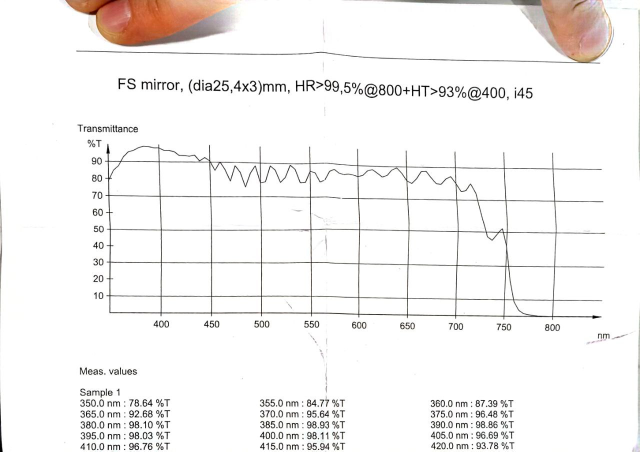
#> input picture images/image.png, 1280 x 903 px, found by its file name (shown at 1/2 size)
$ jupyter execute --allow-errors extract_data.ipynb
#> lines starting #> are read from the running program, lines starting #| are printed output that depends on the picture; after the words box and inside, x2 and y2 are one past the last pixel; in counts of white or black regions, pixels touching at a corner belong together
### image_processing_func.py
import cv2
import numpy as np
import matplotlib.pyplot as plt
import os
from scipy.linalg import lstsq
import csv
import json
from scipy.interpolate import splprep, splev
from scipy.interpolate import UnivariateSpline
import statsmodels.api as sm
from scipy.ndimage import gaussian_filter1d
import sys

# === Calibration and Save/Load/Process Functions ===
# [32 lines left out: function save_calibration, not called in this run]

def load_calibration(calibration_path: str, image_path: str|None = None) -> dict[dict[float], list[list[float]], str, int|None]:
    """
    Loads points from calibration file.

    args:
        calibration_path: path to file with calibration data.
        image_path: path to the current image.

    return: dictionary with calibration data
    """
    try:
        with open(calibration_path, 'r') as f:
            calibration_data = json.load(f)
        if image_path and 'image_path' in calibration_data:
            saved_path = calibration_data['image_path']
            current_path = os.path.abspath(image_path)
            if saved_path != current_path:
                print(f"WARNING: Calibration was created for another image:")
                print(f"  Saved: {saved_path}")
                print(f"  Current: {current_path}")
                response = input("Use this calibration anyway? (y/n): ")
                if response.lower() != 'y':
                    return None
        print(f"Calibration loaded from: {calibration_path}")
        return calibration_data
    except FileNotFoundError:
        print(f"Calibration file not found: {calibration_path}")
        return None
    except Exception as e:
        print(f"Error loading calibration: {e}")
        return None

def get_calibration_path(image_path: str, calibration_dir: str|None=None) -> str|None:
    """
    Figure out calibration_path based on the image_path

    args:
        image_path: path to the curretn image.
        calibration_path: path to place where calibration data will be saved.

    returns: path with name of the file qhere calibration data will be saved.
    """

    image_dir, image_filename = os.path.split(image_path)
    image_name = os.path.splitext(image_filename)[0]
    if calibration_dir is None:
        calibration_dir = image_dir
    os.makedirs(calibration_dir, exist_ok=True)
    calibration_filename = f"{image_name}_calibration.json"
    return os.path.join(calibration_dir, calibration_filename)

def manual_axis_calibration(image: cv2.Mat | np.ndarray[any, np.dtype[np.integer[any] | np.floating[any]]] ,
                             scale: float=1.0) -> dict[list[float]]:
    """
    process manual calibration of the image.

    Args:
        image: read by cv2 image.
        scale: rescaling factor for image showing

    Return: dictionary with calibration points.
    """

    display_image = image.copy()
    h, w = display_image.shape[:2]
    if w > 1000 or h > 800:
        calib_scale = min(1000/w, 800/h, 1.0)
        calib_image = cv2.resize(display_image, (int(w*calib_scale), int(h*calib_scale)))
        calib_scale_factor = calib_scale
    else:
        calib_image = display_image
        calib_scale_factor = 1.0

    points = []
    # [8 lines left out: function click_event, not called in this run]
    cv2.imshow('Axis Calibration', calib_image)
    print("=== Axis Calibration ===")
    cv2.setMouseCallback('Axis Calibration', click_event)
    cv2.waitKey(0)
    cv2.destroyAllWindows()
    if len(points) >= 4:
        axis_points = {
            'x_min': points[0],
            'x_max': points[1],
            'y_min': points[2],
            'y_max': points[3],
        }
        return axis_points
    return {}

def process_axis_calibrfation(image_path: str, limits: list[list[float]],
                              calibration_dir:str|None=None, force_recalibration: bool=False) -> tuple[dict[float], list[list[float]]]:
    """
    Runs axis calibration of the image.

    Args:
        image_path: path to the curretn image.
        limits: physical choords of the calibration points.
        calibration_dir: path to place where calibration data will be saved.
        force_recalibration: runs calibration process if needed (False - nothing, True - do recalibration)

    return:
        axis_points: choords of calibration points from image
        limits: physical limits of axes.
    """

    calibration_path = get_calibration_path(image_path, calibration_dir)
    if not force_recalibration:
        calibration_data = load_calibration(calibration_path, image_path)
        if calibration_data is not None:
            return calibration_data['axis_points'], calibration_data['limits']
    if not os.path.isfile(image_path):
        print(f"Error: File '{image_path}' not found!")
        return None, limits
    original_image = cv2.imread(image_path)
    if original_image is None:
        print("Error loading image!")
        return None, limits
    h, w = original_image.shape[:2]
    scale = min(1000/w, 800/h, 1.0) if w > 1000 or h > 800 else 1.0
    display_image = cv2.resize(original_image, (int(w*scale), int(h*scale))) if scale < 1.0 else original_image.copy()
    axis_points = manual_axis_calibration(display_image, scale)
    if axis_points:
        save_calibration(calibration_path, axis_points, limits, image_path)
    return axis_points, limits


# === Manual process of putting mask on the image ==
# [558 lines left out: functions manual_rect_removal, manual_line_removal, manual_cleanup, smooth_curve, points_within_tolerance, interactive_curve_draw_and_preview and 9 more, not called in this run]

# === Main ===
def process_one_image(file_name: str = ".\\images\\image.png",
    save_data: bool = True,
    save_f_name: str | None = None,
    show_data: bool = True,
    limits: list[list[float]] | None = None,
    force_recalibration: bool = False,
    calibration_dir: str | None = None,
    mask_limits: list[np.ndarray] = [np.array([0,0,0]), np.array([180,255,50])],
    interactive_cleanup: bool = False,
    interactive_curve: bool = False,
    curve_tolerance: float = 4,
    line_thickness: int = 2,
    morph_kernel_size: int = 1,
    apply_smoothing: bool = True,
    smoothing_bins: int = 300,
    smoothing_method: str = "median",
    smoothing_method2: str = "gaussian",
    s: float = 0.01,
    frac: float = 0.1,
    sigma: float = 2,
) -> np.ndarray:
    """
    Processes a single image to extract, calibrate, and smooth data from a plotted curve.

    This high-level pipeline performs:
        1. Axis calibration using reference points.
        2. Masking and optional manual cleanup (line/rectangle removal).
        3. Optional interactive curve refinement.
        4. Affine transformation from pixel to physical coordinates.
        5. Data smoothing using configurable methods.
        6. Visualization and optional CSV export of results.

    Args:
        file_name: Path to the input image file.
        save_data: Whether to save the processed data to a CSV file.
        save_f_name: Optional custom filename for saving results.
        show_data: Whether to display the comparison plots.
        limits: Calibration limits for x/y axes in physical units.
        force_recalibration: Force recalibration even if previous data exists.
        calibration_dir: Optional directory containing calibration data.
        mask_limits: HSV color mask limits for isolating the curve.
        interactive_cleanup: If True, allows manual cleanup of unwanted regions.
        interactive_curve: If True, allows manual curve drawing/refinement.
        curve_tolerance: Tolerance used in interactive curve filtering.
        line_thickness: Thickness of lines for removal during masking.
        morph_kernel_size: Morphological kernel size for mask refinement.
        apply_smoothing: Whether to apply smoothing to the extracted curve.
        smoothing_bins: Number of bins for median smoothing (if applicable).
        smoothing_method: Primary smoothing method ('median', 'moving_average').
        smoothing_method2: Secondary smoothing method ('spline', 'lowess', 'gaussian').
        s: smoothing factor (for smoothing_method2='spline').
        frac: fraction of data used for each local regression (for smoothing_method2='lowess').
        sigma: sigma from gussian distribution, controls smoothing width (for smoothing_method2='gaussian').

    Returns:
        Nx2 NumPy array of processed curve data in physical coordinates.
    """

    if limits is None: limits=[[0, 0], [1000, 0], [0, 0], [0, 1]]
    points, limits = process_axis_calibrfation(file_name, limits=limits,
                                              force_recalibration=force_recalibration,
                                              calibration_dir=calibration_dir)
    rects, lines=(None,None)
    if interactive_cleanup: rects,lines=manual_cleanup(file_name)
    data=put_mask(file_name, points['x_min'],points['x_max'],
                  points['y_min'],points['y_max'],
                  mask_limits=mask_limits, remove_rects=rects, remove_lines=lines,
                  line_thickness=line_thickness, morph_kernel_size=morph_kernel_size)
    if interactive_curve:
        filtered=interactive_curve_draw_and_preview(file_name, data, initial_tolerance=curve_tolerance)
        if filtered is not None: data=filtered
    physical_ref=np.array(limits) #[[limits[0][0],limits[1][0]],[limits[0][1],limits[1][0]],[limits[0][0],limits[1][1]]]
    pixel_ref=np.array([points["x_min"],points['x_max'], points['y_min'],points['y_max']])
    chosen_pixels = data.copy()
    data=affine_transform(data,pixel_ref,physical_ref)
    if apply_smoothing:
        data = smooth_points(data, bins=smoothing_bins, method=smoothing_method)
        if smoothing_method2 == "spline":
            data = spline_smooth(data, s=s, bins=smoothing_bins)
        elif smoothing_method2 == "lowess":
            data = lowess_smooth(data, frac=frac)
        elif smoothing_method2 == "gaussian":
            data = gaussian_smooth(data, sigma=sigma)
    if save_data:
        if save_f_name is None: save_f_name=file_name.split('.')[0]+"_data.csv"
        save_data_to_file(save_f_name,data)
    if show_data:
        compare_original_vs_processed(file_name, data,
                                  points['x_min'], points['x_max'],
                                  points['y_min'], points['y_max'],
                                  mask_limits=mask_limits,
                                  raw_points=chosen_pixels)  # pixels before affine

    return data


# === List calibrations ===
# [17 lines left out: function list_calibrations, not called in this run]

### extract_data.ipynb
[cell 1]
from image_processing_func import process_one_image
import numpy as np
import csv

[cell 2]
import cv2

img = cv2.imread(".\\images\\image.png")               # загружаем
#> img is the input picture: shape (903, 1280, 3); mean B, G, R 242.1, 243.1, 245
gray = cv2.cvtColor(img, cv2.COLOR_BGR2GRAY) # переводим в оттенки серого
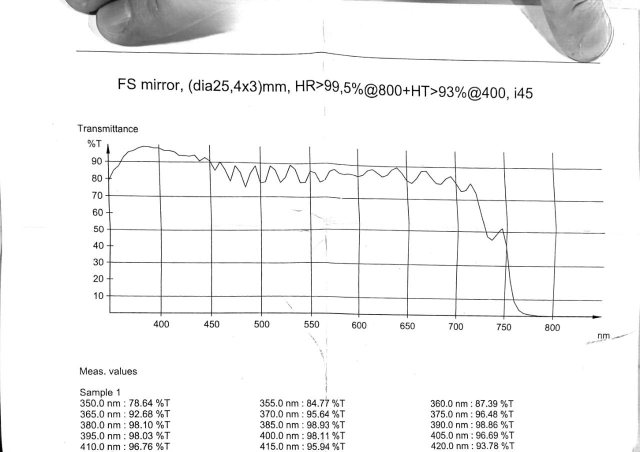
#> gray: shape (903, 1280) (shown at 1/2 size); min 0, max 255, mean 243.6

# Порог: всё темнее 128 → чёрное, светлее → белое
_, bw = cv2.threshold(gray, 120, 255, cv2.THRESH_BINARY)
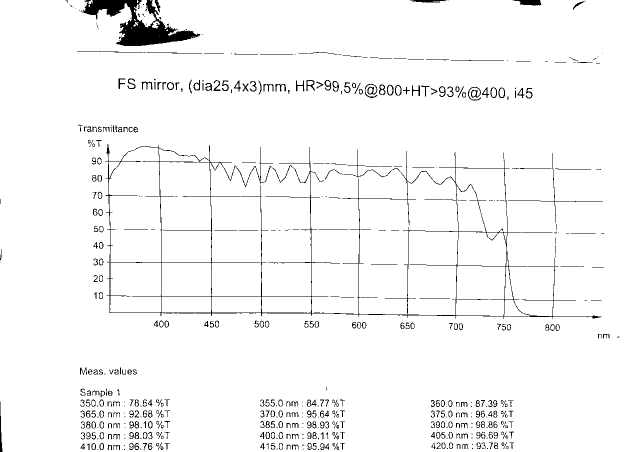
#> bw: shape (903, 1280) (shown at 1/2 size); 96.6% white; 569 black regions (192 under 20 px), largest, box (x1, y1, x2, y2) and area: (210, 288, 1203, 638) 9855, (162, 0, 401, 92) 8102, (1027, 0, 1083, 11) 444

cv2.imwrite(".\\images\\imagebw.png", bw)
#> Out = True

[cell 3]
lower_black = np.array([0, 0, 0])
upper_black = np.array([180, 255, 30])
limits = [[350, 0], [800, 0], [350, 0], [350, 100]]
image_name = ".\\images\\imagebw.png"
#> (the rest of this cell did not finish here and is left out)

#> in process_axis_calibrfation, `display_image = cv2.resize(original_image, (int(w*scale), int(h*scale)..`:
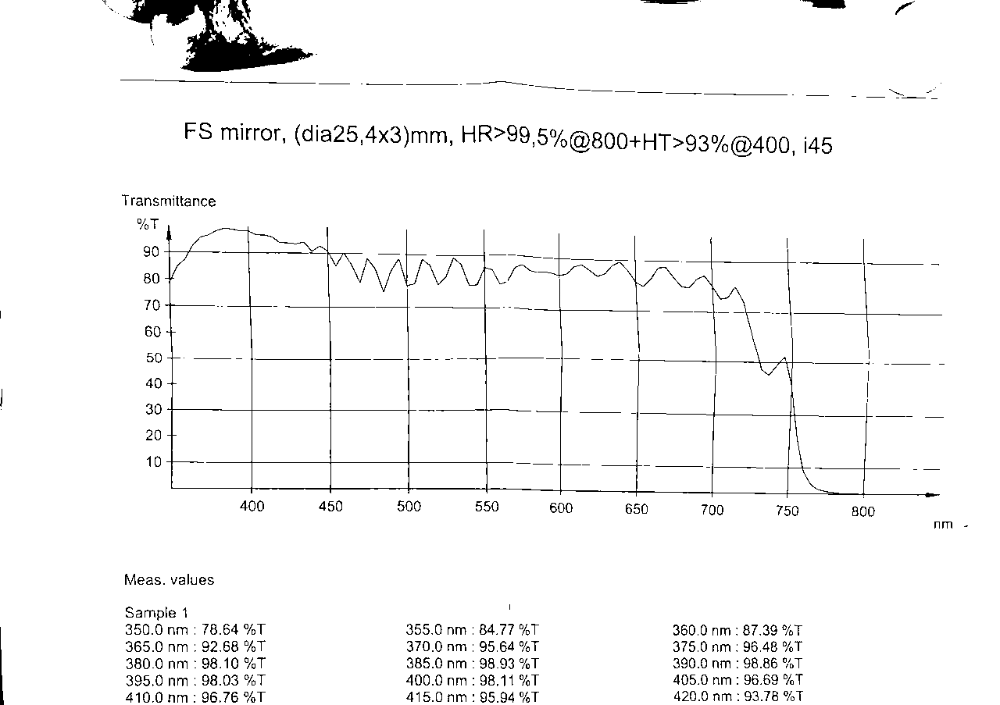
#> display_image: shape (705, 1000, 3); min 0, max 255, mean 246.4
#> in process_axis_calibrfation, `axis_points = manual_axis_calibration(display_image, scale)`: axis_points = 0 items
#> in process_one_image, `points, limits = process_axis_calibrfation(file_name, limits=limits, f..`: limits = [[350, 0], [800, 0], [350, 0], [350, 100]]

[cell 4]
lower_black = np.array([0, 0, 0])
upper_black = np.array([180, 255, 30])
limits = [[1.6, 0], [2.5, 0], [1.6, -2], [1.6, 8]]
image_name = ".\\images\\elipticity.png"
#> (the rest of this cell did not finish here and is left out)

#> call 2 of process_axis_calibrfation, with image_path = '.\\images\\elipticity.png', force_recalibration = False
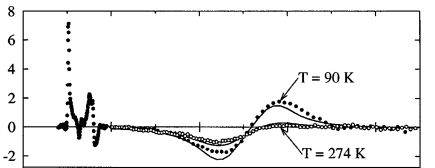
#> input picture images/elipticity.png, 435 x 168 px, found by its file name
#> in process_axis_calibrfation, original_image is the input picture: shape (168, 435, 3); min 0, max 255, mean 238.9

[cell 5]
lower_black = np.array([0, 0, 0])
upper_black = np.array([180, 255, 30])
limits = [[1.6, 0], [2.5, 0], [1.6, -2], [1.6, 4]]
image_name = ".\\images\\rotation.png"
#> (the rest of this cell did not finish here and is left out)

#> call 3 of process_axis_calibrfation, with image_path = '.\\images\\rotation.png', force_recalibration = True
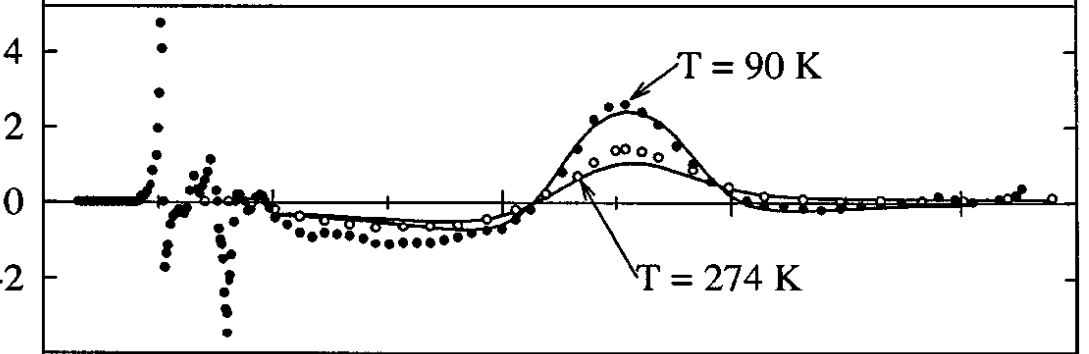
#> input picture images/rotation.png, 1089 x 354 px, found by its file name
#> in process_axis_calibrfation, original_image is the input picture: shape (354, 1089, 3); min 0, max 255, mean 237.4
#> in process_axis_calibrfation (call 3), `display_image = cv2.resize(original_image, (int(w*scale), int(h*scale)..`:
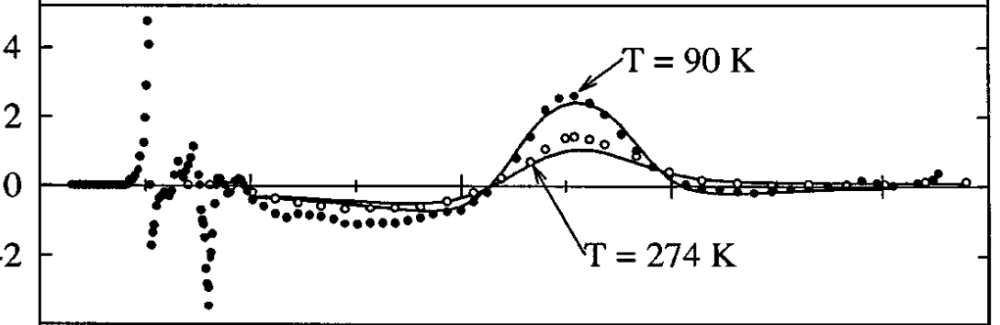
#> display_image: shape (325, 1000, 3); min 0, max 255, mean 237.4
